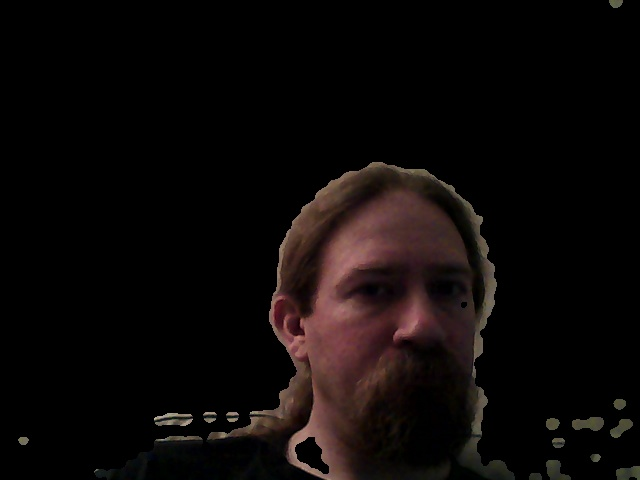
#> input picture skin.jpg, 640 x 480 px
$ jupyter execute OpenCV_Python_org.ipynb
#> lines starting #> are read from the running program, lines starting #| are printed output that depends on the picture
[cell 1]
import numpy as np
import cv2 as cv

img = cv.imread("skin.jpg",0)
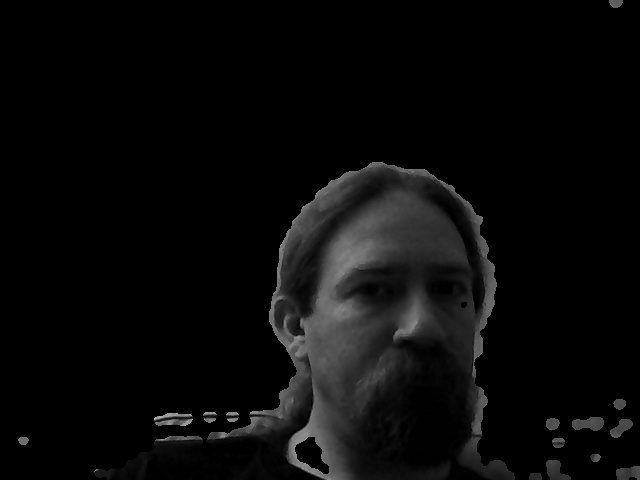
#> img: shape (480, 640); min 0, max 181, mean 9.7
